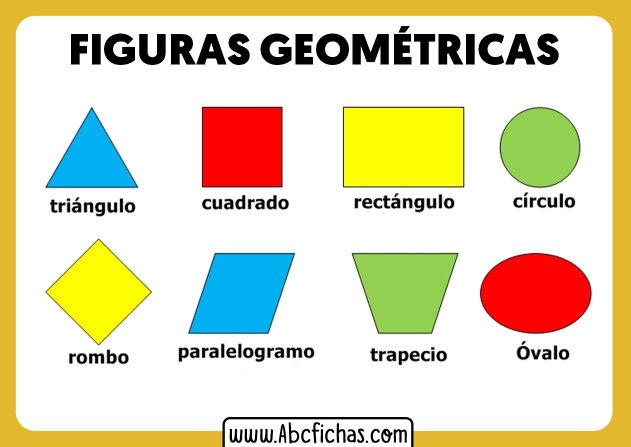
#> input picture Operations/img/Figuras-Geometricas-para-Ninos.jpg, 1262 x 893 px (shown at 1/2 size)
$ python detect_object.py
#> lines starting #> are read from the running program, lines starting #| are printed output that depends on the picture; after the words box and inside, x2 and y2 are one past the last pixel; in counts of white or black regions, pixels touching at a corner belong together
# -*- coding: utf-8 -*-
"""
Created on Wed May 11 15:05:55 2022

@author: Mario Salazar
"""
"""
import opencv
import numpy as numpy

image = opencv.imread('../img/images.png', 0)

params = opencv.SimpleBlobDetector_Params()

params.filterByArea = True
params.minArea = 100

params.filterByCircularity = True
params.minCircularity = 0.9

params.filterByConvexity = True
params.minConvexity = 0.2

params.filterByInertia = True
params.minInertiaRatio = 0.01

detector = opencv.SimpleBlobDetector_create(params)

keypoints = detector.detect(image)

blank = numpy.zeros((1, 1))
blobs = opencv.drawKeypoints(image, keypoints, blank,(0, 0, 255),
                          opencv.DRAW_MATCHES_FLAGS_DRAW_RICH_KEYPOINTS)

number_of_blobs = len(keypoints)
text = "Number of Circular Blobs: " + str(len(keypoints))
opencv.putText(blobs, text,(20, 550),
            opencv.FONT_HERSHEY_SIMPLEX, 1,(0, 100, 255), 2)

opencv.imshow("Filtering Circular Blobs Only", blobs)
opencv.waitKey(0)
opencv.destroyAllWindows()

"""


import cv2
import numpy as np
from matplotlib import pyplot as plt
img1 = "../img/Figuras-Geometricas-para-Ninos.jpg"
img = cv2.imread(img1)
#> img is the input picture: shape (893, 1262, 3); mean B, G, R 183.9, 215.6, 223.4

gray = cv2.cvtColor(img, cv2.COLOR_BGR2GRAY)
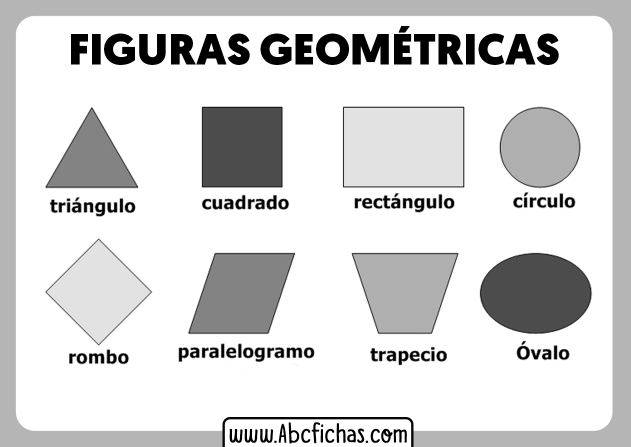
#> gray: shape (893, 1262) (shown at 1/2 size); min 0, max 255, mean 214.3

_, threshold = cv2.threshold(gray, 225, 255, cv2.THRESH_BINARY)
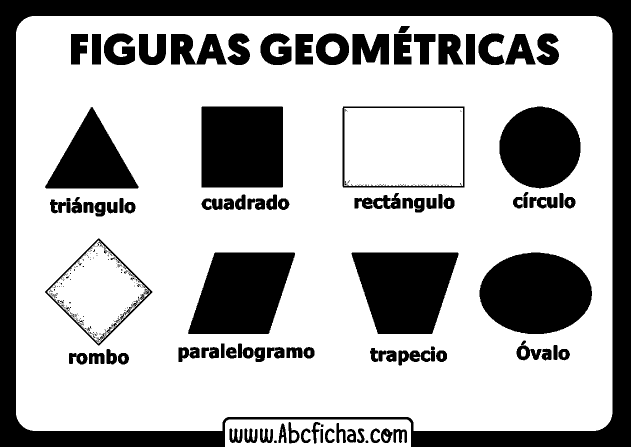
#> threshold: shape (893, 1262) (shown at 1/2 size); 69.5% white; 305 black regions (189 under 20 px)

contours, _ = cv2.findContours(
    threshold, cv2.RETR_TREE, cv2.CHAIN_APPROX_SIMPLE)
#> contours = 625 contours, 465 with area under 20; largest, box (x1, y1, x2, y2) and area: (32, 32, 1225, 862) 976344, (684, 212, 930, 376) 39927, (688, 216, 926, 372) 36581, (958, 504, 1185, 669) 28963, (702, 504, 918, 669) 26813

i = 0

for contour in contours:

    if i == 0:
        i = 1
        continue

    approx = cv2.approxPolyDP(
        contour, 0.01 * cv2.arcLength(contour, True), True)
    print(len(approx))

    cv2.drawContours(img, [contour], 0, (0, 0, 255), 1)

    M = cv2.moments(contour)
    if M['m00'] != 0.0:
        x = int(M['m10'] / M['m00'])
        y = int(M['m01'] / M['m00'])

    if len(approx) == 3:
        cv2.putText(img, 'Triangle', (x, y), cv2.FONT_HERSHEY_SIMPLEX, 0.6, (255, 255, 255), 1)

    elif len(approx) == 4:
        cv2.putText(img, 'Quadrilateral', (x, y),
                    cv2.FONT_HERSHEY_SIMPLEX, 0.6, (255, 255, 255), 1)

    elif len(approx) == 5:
        cv2.putText(img, 'Pentagon', (x, y),
                    cv2.FONT_HERSHEY_SIMPLEX, 0.6, (255, 255, 255), 1)

    elif len(approx) == 6:
        cv2.putText(img, 'Hexagon', (x, y),
                    cv2.FONT_HERSHEY_SIMPLEX, 0.6, (255, 255, 255), 1)

    else:
        cv2.putText(img, 'circle', (x, y),
                    cv2.FONT_HERSHEY_SIMPLEX, 0.6, (255, 255, 255), 1)
#> this loop made 625 passes
#> (approx, x, y) on pass 25: ([[38, 48], [47, 854], [1219, 843], [1209, 39]], 627, 442)
#> (x, y) on passes 2 to 7: (733, 883), (550, 883), (799, 870), (703, 872), (702, 875), (643, 871)
#| 10
#| 10
#| 18
#| 15
#| 9
#| 8
#| 14
#| 12
#> (further printed lines are left out)
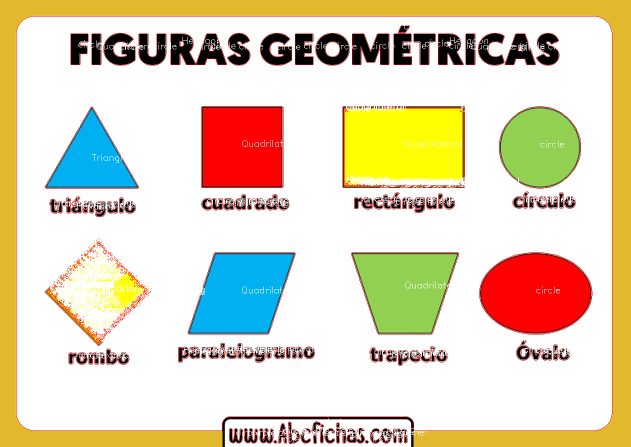
#> img: shape (893, 1262, 3) (shown at 1/2 size); 4.8% of pixels changed, all inside (x1, y1, x2, y2) = (32, 32, 1225, 888)
#> after the loop, i = 1

cv2.imshow('shapes', img)

cv2.waitKey(0)
cv2.destroyAllWindows()
